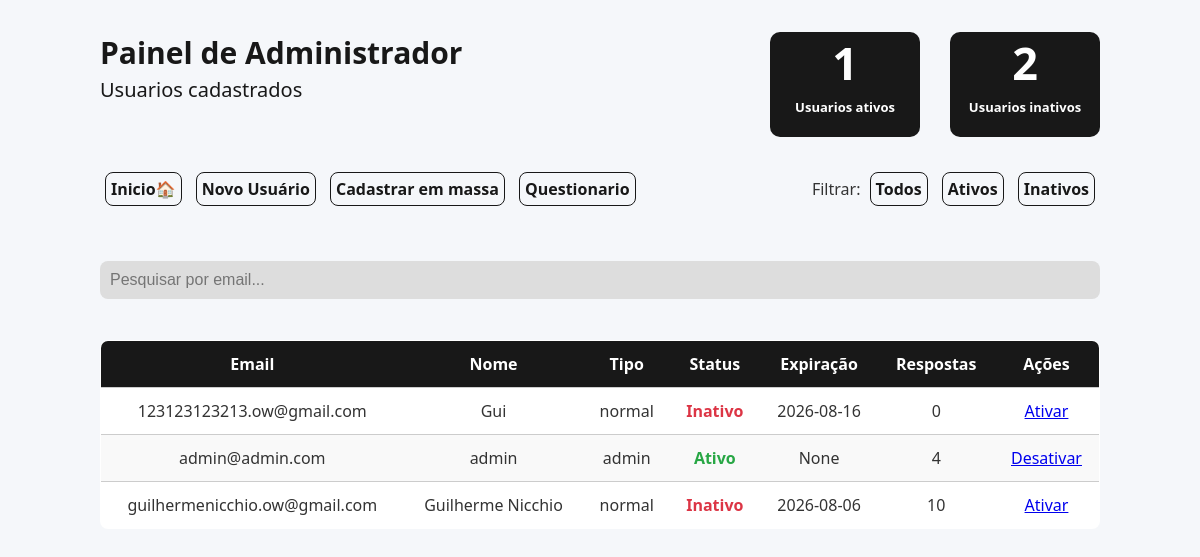
Screenshot of /admin/usuarios (signed in) with the database file from the repository.
### tables this page shows
CREATE TABLE usuarios (
                        id INTEGER PRIMARY KEY AUTOINCREMENT,
                        email TEXT UNIQUE NOT NULL,
                        nome TEXT NOT NULL,
                        senha TEXT NOT NULL,
                        telefone TEXT NOT NULL,
                        tipo TEXT DEFAULT 'normal',
                        ativo INTEGER DEFAULT 1,
                        data_expiracao TEXT
                  );

### app/routes/admin.py (the view)
    @app.route('/admin/usuarios')
    def listar_usuarios():
        if session.get('tipo') != 'admin':
            return redirect('/login')
        filtro = request.args.get('filtro', 'todos')  # ativos, inativos, todos
        query = """
            SELECT u.id, u.email, u.nome, u.tipo, u.ativo, u.data_expiracao, COUNT(r.id)
            FROM usuarios u
            LEFT JOIN formularios f ON f.user_id = u.id
            LEFT JOIN respostas r ON r.formulario_id = f.id
        """
        if filtro == 'ativos':
            query += " WHERE u.ativo=1"
        elif filtro == 'inativos':
            query += " WHERE u.ativo=0"
        query += " GROUP BY u.id ORDER BY u.email"
        with sqlite3.connect('db.sqlite3') as conn:
            usuarios = conn.execute(query).fetchall()
            status = conn.execute("""
                SELECT
                    SUM(CASE WHEN ativo = 1 THEN 1 ELSE 0 END) as ativos,
                    SUM(CASE WHEN ativo = 0 THEN 1 ELSE 0 END) as inativos
                FROM usuarios
            """).fetchone()
        return render_template(
            'usuarios_admin.html',
            usuarios=usuarios,
            filtro=filtro,
            ativos=status[0] or 0,
            inativos=status[1] or 0
        )

### app/templates/usuarios_admin.html (shortened to what this page needs)
<!DOCTYPE html>
<html lang="pt-BR">
<head>
  <link rel="stylesheet" href="{{ url_for('static', filename='usuarios.css') }}">
</head>
<body>
  <div class="container">
    <section class="topo">
      <div class="texto-cabecalho">
        <h2>Painel de Administrador</h2>
        <p>Usuarios cadastrados</p>
      </div>
      <div class="informacoes">
        <div class="box">
          <h3>{{ ativos }}</h3>
          <p>Usuarios ativos</p>
        </div>
        <div class="box">
          <h3>{{ inativos }}</h3>
          <p>Usuarios inativos</p>
        </div>
      </div>
    </section>
    <section class="options_button">
      <div class="cadastro">
        <a href="/admin">Inicio🏠</a>
        <a href="/admin/cadastrar">Novo Usuário</a>
        <a href="/admin/cadastrar-em-massa">Cadastrar em massa</a>
        <a href="/dashboard">Questionario</a>
      </div>
      <div class="filtro">
        Filtrar:
        <a href="/admin/usuarios?filtro=todos">Todos</a>
        <a href="/admin/usuarios?filtro=ativos">Ativos</a>
        <a href="/admin/usuarios?filtro=inativos">Inativos</a>
      </div>
    </section>
    <input type="text" id="pesquisaNome" placeholder="Pesquisar por email..." class="input-pesquisa" />
    <table>
      <thead>
        <tr>
          <th>Email</th>
          <th>Nome</th>
          <th>Tipo</th>
          <th>Status</th>
          <th>Expiração</th>
          <th>Respostas</th>
          <th>Ações</th>
        </tr>
      </thead>
      <tbody>
        {% for u in usuarios %}
        <tr>
          <td data-label="Email">{{ u[1] }}</td>
          <td data-label="Nome">{{ u[2] }}</td>
          <td data-label="Tipo">{{ u[3] }}</td>
          <td data-label="Status" class="status-{{ 'ativo' if u[4] == 1 else 'inativo' }}">
            {{ 'Ativo' if u[4] == 1 else 'Inativo' }}
          </td>
          <td data-label="Expiração">{{ u[5] }}</td>
          <td data-label="Respostas">{{ u[6] }}</td>
          <td data-label="Ações">
            <a href="/admin/usuario/{{ u[0] }}/toggle">
              {{ 'Desativar' if u[4] == 1 else 'Ativar' }}
            </a>
          </td>
        </tr>
        {% endfor %}
      </tbody>
    </table>
  </div>
</body>
</html>

### app/static/usuarios.css (style rules this page uses)
:root { --cor-fundo: #f5f7fa; --cor-texto: #333; --cor-link: #1f1f1f; --cor-link-hover: #1a1a1a; --cor-tabela-fundo: #fff; --cor-tabela-borda: #ccc; --cor-tabela-header: #e9ecef; --cor-ativo: #28a745; --cor-inativo: #dc3545; }
body { margin: 0; padding: 0; font-family: 'Segoe UI', Tahoma, Geneva, Verdana, sans-serif; background-color: var(--cor-fundo); color: var(--cor-texto); }
.container { max-width: 1000px; margin: auto; padding: 2rem; }
h2 { text-align: center; margin-bottom: 1.5rem; }
table { width: 100%; border-collapse: collapse; background-color: var(--cor-tabela-fundo); border: 1px solid var(--cor-tabela-borda); border-radius: 8px; overflow: hidden; margin-top: 1rem; }
th, td { padding: 0.75rem; text-align: center; border-bottom: 1px solid var(--cor-tabela-borda); }
th { margin-top: 20px; background-color: #181818; color: #fff; }
tr:nth-child(even) { background-color: #f9f9f9; }
.status-ativo { color: var(--cor-ativo); font-weight: bold; }
.status-inativo { color: var(--cor-inativo); font-weight: bold; }
.texto-cabecalho { color: #181818; }
.texto-cabecalho h2 { font-size: 30px; margin: 0 10px 3px 0; }
.texto-cabecalho p { font-weight: 400; font-size: 20px; margin: 0; }
.topo { display: flex; justify-content: space-between; }
.informacoes { display: flex; gap: 30px; text-align: center; }
.informacoes h3 { font-weight: bold; font-size: 45px; margin: 0; padding: 0; }
.informacoes P { font-weight: bold; font-size: 13px; margin: 0; padding: 5px; }
.informacoes .box { background-color: #181818; color: #fff; border-radius: 10PX; width: 150px; height: 105px; }
.options_button { display: flex; justify-content: space-between; margin-top: 30px; }
.options_button .cadastro a { text-decoration: none; color: #181818; font-weight: bold; padding: 5px; margin: 5px; border: 1px solid #181818; border-radius: 8px; transition: background-color 0.3s ease, color 0.3s ease; display: inline-block; }
.options_button .filtro a { text-decoration: none; color: #181818; font-weight: bold; padding: 5px; margin: 5px; border: 1px solid #181818; border-radius: 8px; transition: background-color 0.3s ease, color 0.3s ease; display: inline-block; }
.input-pesquisa { margin-top: 50px; width:100%; max-width: 1000px; padding: 10px; border-radius: 8px; border: none; margin-bottom: 25px; font-size: 16px; background-color: #dddddd; color: #181818; box-sizing: border-box; }

### rows the page displays
usuarios: email "123123123213.ow@gmail.com", nome "Gui", tipo "normal", ativo "Inativo", data_expiracao "2026-08-16", ativo "0", ativo "Ativar"
usuarios: email "admin@admin.com", nome "admin", tipo "admin", ativo "Ativo", u "None", u "4", ativo "Desativar"
usuarios: email "guilhermenicchio.ow@gmail.com", nome "Guilherme Nicchio", tipo "normal", ativo "Inativo", data_expiracao "2026-08-06", u "10", ativo "Ativar"

### other values shown
{{ ativos }} "1"
{{ inativos }} "2"
